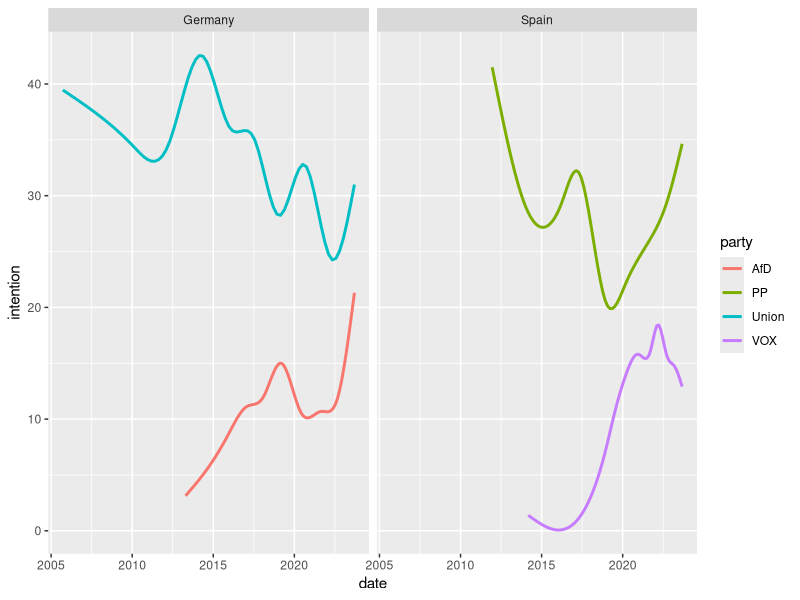

R code for this plot:
## ---- chunk 1
library(tidyverse) # Load the tidyverse

german_polls <- read_csv("data/german_polls.csv")
## ---- chunk 2
(german_long <- german_polls |>
  pivot_longer(
    # Select which columns to pivot
    cols = c(Union, FDP, LINKE, SPD, PIRATEN, AfD, GRUENE),
    # Choose a name for the new column with all of the parties
    names_to = "party",
    # Choose a name for the new column with the vote intentions
    values_to = "intention"
  ))

## ---- chunk 3
german_long

german_intentions <- german_long |> 
  group_by(date, party) |> 
  summarise(intention = mean(intention, na.rm = T))
## ---- chunk 4
(german_wide <- german_long |> 
  pivot_wider(
    names_from = party,
    values_from = intention
  ) |> 
  unnest())


# How many times the Greens have been higher in the polls than SPD ? 
german_wide |> 
  mutate(left = GRUENE > SPD) |> 
  count(left)
## ---- chunk 5
spain_polls <- read_csv("data/spain_polls.csv")

(spain_polls <- spain_polls |>
  pivot_longer(
    # Select which columns NOT to pivot
    cols = -c(date, firm, date_from, sample_size),
    # Choose a name for the new column with all of the parties
    names_to = "party",
    # Choose a name for the new column with the vote intentions
    values_to = "intention"
  ))


## ---- chunk 6
spain_long <- spain_polls |> mutate(country = "Spain")
german_long <- german_long |> mutate(country = "Germany")

## ---- chunk 7
polls <- bind_rows(spain_long, german_long)
## ---- chunk 8

polls |> 
  filter(party %in% c("AfD", "PP", "Union", "VOX")) |> 
  ggplot(aes(date, intention, color = party, group = party)) +
  geom_smooth(se = F) +
  facet_wrap(~ country)
## ---- chunk 9
polls |> 
  # Compute the mean of voting intention for each party/date
  summarise(intention = mean(intention, na.rm = T), .by = c(country, date, party)) |> 
  # Compute party ranking for each date
  mutate(rank = row_number(-intention), .by = date) |>
  # Keep only the party that leads the polls
  filter(rank == 1) |> 
  # Count how manu times each party arrived first
  count(rank, party, sort = T)
